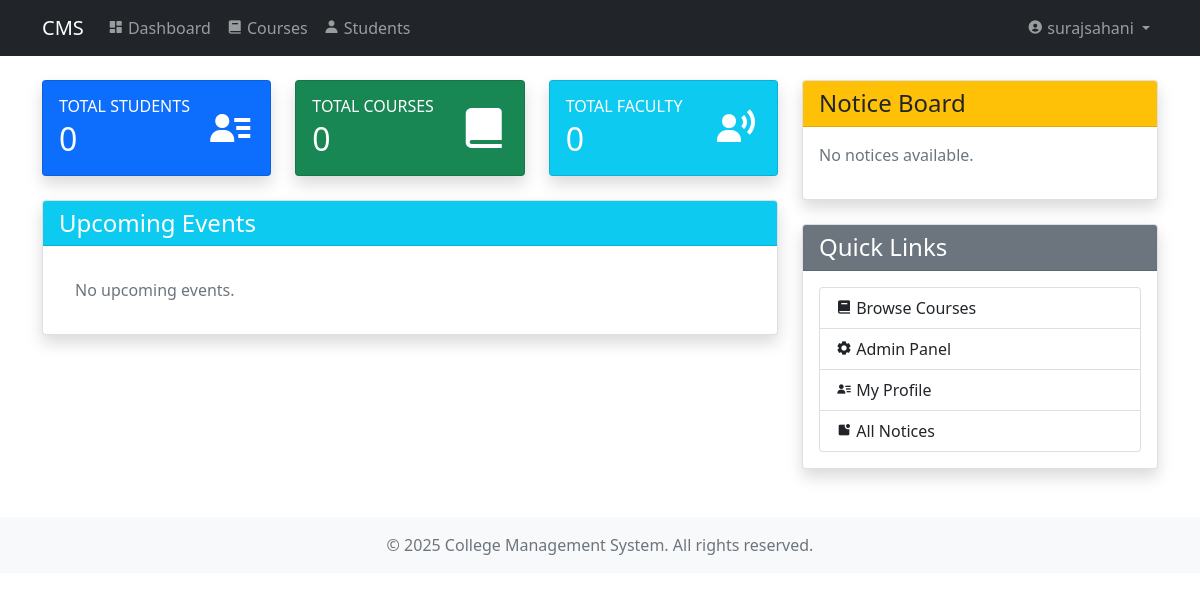
The app's page / (signed in), older data.
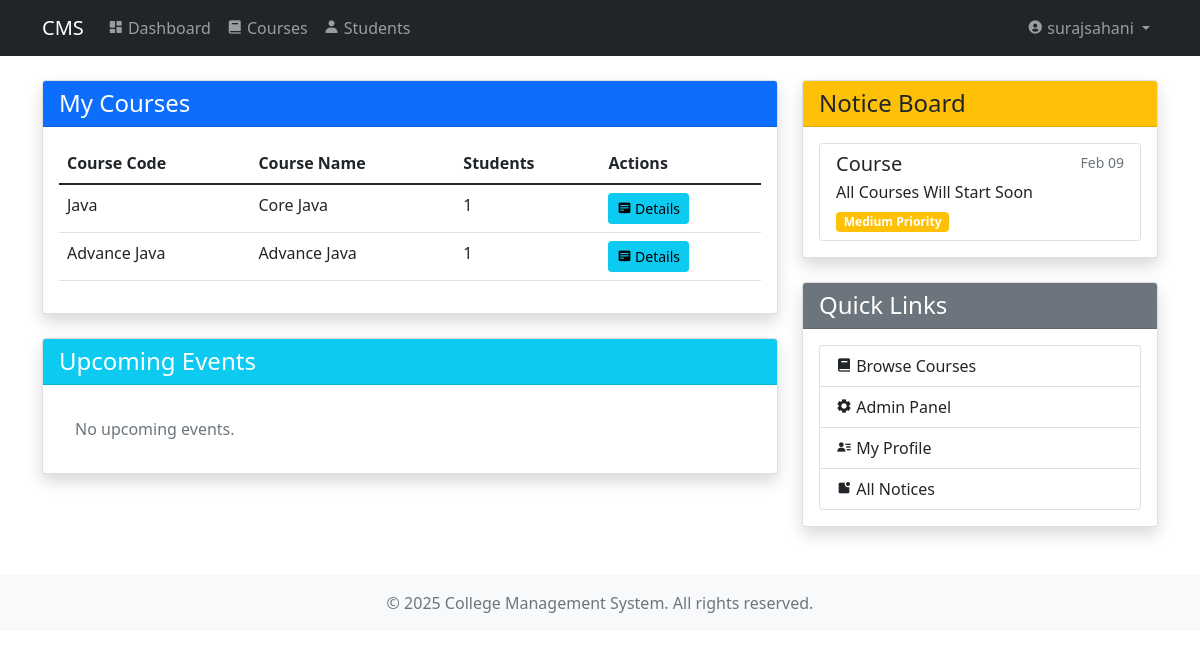
The same page, newer data.
### core/models.py (models this page shows, shortened)
class Course(models.Model):
    name = models.CharField(max_length=200)
    code = models.CharField(max_length=20, unique=True)
    credits = models.IntegerField(validators=[MinValueValidator(1), MaxValueValidator(6)])
    department = models.ForeignKey(Department, on_delete=models.CASCADE)
    description = models.TextField(blank=True)
    created_at = models.DateTimeField(auto_now_add=True)

class Notice(models.Model):
    PRIORITY_CHOICES = [
        ('LOW', 'Low'),
        ('MED', 'Medium'),
        ('HIG', 'High'),
    ]
    title = models.CharField(max_length=200)
    content = models.TextField()
    priority = models.CharField(max_length=3, choices=PRIORITY_CHOICES, default='MED')
    departments = models.ManyToManyField(Department, blank=True)
    created_by = models.ForeignKey(User, on_delete=models.CASCADE)
    created_at = models.DateTimeField(auto_now_add=True)
    valid_until = models.DateTimeField(null=True, blank=True)

### core/views.py (the view)
# urls.py: path('', views.dashboard, name='dashboard'),
@login_required
def dashboard(request):
    user = request.user
    context = {}
    try:
        if hasattr(user, 'student'):
            student = user.student
            enrollments = Enrollment.objects.filter(student=student)
            upcoming_assignments = Assignment.objects.filter(
                course__in=student.courses.all(),
                due_date__gte=timezone.now()
            ).order_by('due_date')[:5]
            upcoming_exams = Exam.objects.filter(
                course__in=student.courses.all(),
                date__gte=timezone.now()
            ).order_by('date')[:5]
            context.update({
                'enrollments': enrollments,
                'upcoming_assignments': upcoming_assignments,
                'upcoming_exams': upcoming_exams,
                'user_type': 'student'
            })
        elif hasattr(user, 'faculty'):
            faculty = user.faculty
            courses = Course.objects.filter(department=faculty.department)
            pending_assignments = Assignment.objects.filter(
                course__in=courses,
                created_by=faculty,
                assignmentsubmission__marks_obtained__isnull=True
            ).distinct()
            context.update({
                'courses': courses,
                'pending_assignments': pending_assignments,
                'user_type': 'faculty'
            })
        else:  # Admin view
            total_students = Student.objects.count()
            total_courses = Course.objects.count()
            total_faculty = Faculty.objects.count()
            recent_enrollments = Enrollment.objects.order_by('-enrollment_date')[:10]
            context.update({
                'total_students': total_students,
                'total_courses': total_courses,
                'total_faculty': total_faculty,
                'recent_enrollments': recent_enrollments,
                'user_type': 'admin'
            })
    except Exception as e:
        messages.error(request, f"Error loading dashboard: {str(e)}")
    notices = Notice.objects.filter(
        Q(valid_until__gte=timezone.now()) | Q(valid_until__isnull=True)
    ).order_by('-priority', '-created_at')[:5]
    context['notices'] = notices
    return render(request, 'core/dashboard.html', context)

### templates/core/dashboard.html (shortened to what this page needs)
{% extends "base.html" %}
{% load static %}
{% block content %}
<div class="row">
    <div class="col-md-8">
        {% if user_type == 'student' %}
            <div class="card shadow mb-4">
                <div class="card-header bg-primary text-white">
                    <h4 class="mb-0">My Courses</h4>
                </div>
                <div class="card-body">
                    {% if enrollments %}
                        <div class="table-responsive">
                            <table class="table table-hover">
                                <thead>
                                    <tr>
                                        <th>Course Code</th>
                                        <th>Course Name</th>
                                        <th>Credits</th>
                                        <th>Attendance</th>
                                        <th>Grade</th>
                                    </tr>
                                </thead>
                                <tbody>
                                    {% for enrollment in enrollments %}
                                    <tr>
                                        <td>{{ enrollment.course.code }}</td>
                                        <td>
                                            <a href="{% url 'course_detail' enrollment.course.id %}">
                                                {{ enrollment.course.name }}
                                            </a>
                                        </td>
                                        <td>{{ enrollment.course.credits }}</td>
                                        <td>{{ enrollment.attendance_percentage|default:"N/A" }}%</td>
                                        <td>{{ enrollment.grade|default:"-" }}</td>
                                    </tr>
                                    {% endfor %}
                                </tbody>
                            </table>
                        </div>
                    {% else %}
                        <p class="text-muted">You are not enrolled in any courses yet.</p>
                    {% endif %}
                </div>
            </div>
        {% elif user_type == 'faculty' %}
            <div class="card shadow mb-4">
                <div class="card-header bg-primary text-white">
                    <h4 class="mb-0">My Courses</h4>
                </div>
                <div class="card-body">
                    {% if courses %}
                        <div class="table-responsive">
                            <table class="table table-hover">
                                <thead>
                                    <tr>
                                        <th>Course Code</th>
                                        <th>Course Name</th>
                                        <th>Students</th>
                                        <th>Actions</th>
                                    </tr>
                                </thead>
                                <tbody>
                                    {% for course in courses %}
                                    <tr>
                                        <td>{{ course.code }}</td>
                                        <td>{{ course.name }}</td>
                                        <td>{{ course.student_set.count }}</td>
                                        <td>
                                            <a href="{% url 'course_detail' course.id %}"
                                               class="btn btn-sm btn-info">
                                                <i class="bx bxs-detail"></i> Details
                                            </a>
                                        </td>
                                    </tr>
                                    {% endfor %}
                                </tbody>
                            </table>
                        </div>
                    {% else %}
                      <p class="text-muted">No courses assigned yet.</p>
                    {% endif %}
                </div>
            </div>
        {% else %}
            <div class="row">
                <div class="col-md-4 mb-4">
                    <div class="card bg-primary text-white shadow">
                        <div class="card-body">
                            <div class="d-flex justify-content-between align-items-center">
                                <div>
                                    <h6 class="text-uppercase mb-1">Total Students</h6>
                                    <h2 class="mb-0">{{ total_students }}</h2>
                                </div>
                                <i class="bx bxs-user-detail bx-lg"></i>
                            </div>
                        </div>
                    </div>
                </div>
                <div class="col-md-4 mb-4">
                    <div class="card bg-success text-white shadow">
                        <div class="card-body">
                            <div class="d-flex justify-content-between align-items-center">
                                <div>
                                    <h6 class="text-uppercase mb-1">Total Courses</h6>
                                    <h2 class="mb-0">{{ total_courses }}</h2>
                                </div>
                                <i class="bx bxs-book-alt bx-lg"></i>
                            </div>
                        </div>
                    </div>
                </div>
                <div class="col-md-4 mb-4">
                    <div class="card bg-info text-white shadow">
                        <div class="card-body">
                            <div class="d-flex justify-content-between align-items-center">
                                <div>
                                    <h6 class="text-uppercase mb-1">Total Faculty</h6>
                                    <h2 class="mb-0">{{ total_faculty }}</h2>
                                </div>
                                <i class="bx bxs-user-voice bx-lg"></i>
                            </div>
                        </div>
                    </div>
                </div>
            </div>
        {% endif %}
        <div class="card shadow mb-4">
            <div class="card-header bg-info text-white">
                <h4 class="mb-0">Upcoming Events</h4>
            </div>
            <div class="card-body">
                <div class="list-group">
                    {% if not upcoming_assignments and not upcoming_exams %}
                        <p class="text-muted m-3">No upcoming events.</p>
                    {% endif %}
                </div>
            </div>
        </div>
    </div>
    <div class="col-md-4">
        <div class="card shadow mb-4">
            <div class="card-header bg-warning">
                <h4 class="mb-0">Notice Board</h4>
            </div>
            <div class="card-body">
                {% if notices %}
                    <div class="list-group">
                        {% for notice in notices %}
                            <div class="list-group-item">
                                <div class="d-flex w-100 justify-content-between">
                                    <h5 class="mb-1">{{ notice.title }}</h5>
                                    <small class="text-muted">{{ notice.created_at|date:"M d" }}</small>
                                </div>
                                <p class="mb-1">{{ notice.content|truncatewords:30 }}</p>
                                {% if notice.priority == 'HIG' %}
                                    <span class="badge bg-danger">High Priority</span>
                                {% elif notice.priority == 'MED' %}
                                    <span class="badge bg-warning">Medium Priority</span>
                                {% else %}
                                    <span class="badge bg-info">Low Priority</span>
                                {% endif %}
                            </div>
                        {% endfor %}
                    </div>
                {% else %}
                    <p class="text-muted">No notices available.</p>
                {% endif %}
            </div>
        </div>
        <div class="card shadow">
            <div class="card-header bg-secondary text-white">
                <h4 class="mb-0">Quick Links</h4>
            </div>
            <div class="card-body">
                <div class="list-group">
                    <a href="{% url 'course_list' %}" class="list-group-item list-group-item-action">
                        <i class="bx bxs-book"></i> Browse Courses
                    </a>
                    {% if user.is_staff %}
                        <a href="{% url 'admin:index' %}" class="list-group-item list-group-item-action">
                            <i class="bx bxs-cog"></i> Admin Panel
                        </a>
                    {% endif %}
                    <a href="{% url 'profile' %}" class="list-group-item list-group-item-action">
                        <i class="bx bxs-user-detail"></i> My Profile
                    </a>
                    <a href="{% url 'notice_list' %}" class="list-group-item list-group-item-action">
                        <i class="bx bxs-notification"></i> All Notices
                    </a>
                </div>
            </div>
        </div>
    </div>
</div>
{% endblock %}

### templates/base.html (shortened to what this page needs)
<!DOCTYPE html>
<html lang="en">
<head>
    <link href="https://cdn.jsdelivr.net/npm/bootstrap@5.1.3/dist/css/bootstrap.min.css" rel="stylesheet">
    <link href="https://cdn.jsdelivr.net/npm/boxicons@2.0.7/css/boxicons.min.css" rel="stylesheet">
</head>
<body>
    <nav class="navbar navbar-expand-lg navbar-dark bg-dark">
        <div class="container">
            <a class="navbar-brand" href="{% url 'dashboard' %}">CMS</a>
            <div class="collapse navbar-collapse" id="navbarNav">
                {% if user.is_authenticated %}
                <ul class="navbar-nav">
                    <li class="nav-item">
                        <a class="nav-link" href="{% url 'dashboard' %}">
                            <i class="bx bxs-dashboard"></i> Dashboard
                        </a>
                    </li>
                    <li class="nav-item">
                        <a class="nav-link" href="{% url 'course_list' %}">
                            <i class="bx bxs-book"></i> Courses
                        </a>
                    </li>
                    {% if user.is_staff or user.faculty %}
                    <li class="nav-item">
                        <a class="nav-link" href="{% url 'student_list' %}">
                            <i class="bx bxs-user"></i> Students
                        </a>
                    </li>
                    {% endif %}
                </ul>
                <ul class="navbar-nav ms-auto">
                    <li class="nav-item dropdown">
                        <a class="nav-link dropdown-toggle" href="#" id="navbarDropdown" role="button"
                           data-bs-toggle="dropdown" aria-expanded="false">
                            <i class="bx bxs-user-circle"></i> {{ user.get_full_name|default:user.username }}
                        </a>
                    </li>
                </ul>
                {% endif %}
            </div>
        </div>
    </nav>
    <div class="container mt-4">
        {% block content %}
        {% endblock %}
    </div>
    <footer class="footer mt-5 py-3 bg-light">
        <div class="container text-center">
            <span class="text-muted">© {% now "Y" %} College Management System. All rights reserved.</span>
        </div>
    </footer>
</body>
</html>

Row changes from the older to the newer data that the page shows:
added Course: code "Java", name "Core Java", student_set.count "1"
added Course: code "Advance Java", name "Advance Java", student_set.count "1"
added Notice: title "Course", created_at "Feb 09", content "All Courses Will Start Soon", priority "Medium Priority"
Text that changed along with them:
{{ total_students }}: "0" → (not shown)
{{ total_courses }}: "0" → (not shown)
{{ total_faculty }}: "0" → (not shown)
text no longer shown: "TOTAL STUDENTS TOTAL COURSES TOTAL FACULTY No notices available."
text now shown: "My Courses Course Code Course Name Students Actions"
